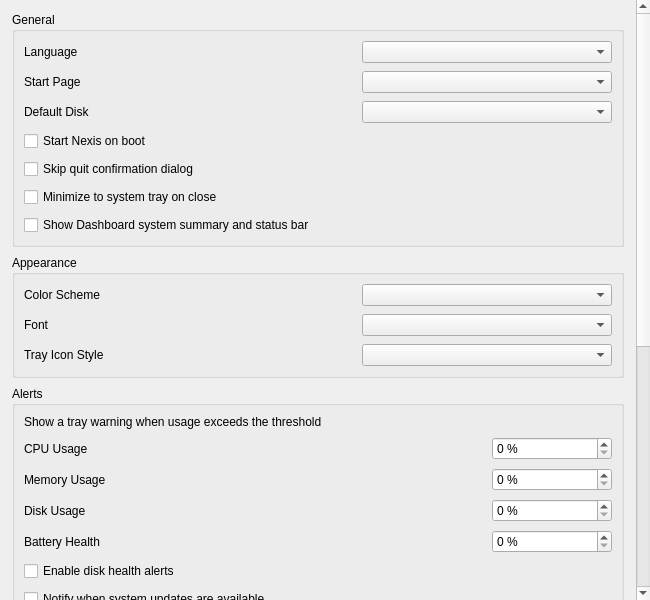
<?xml version="1.0" encoding="UTF-8"?>
<ui version="4.0">
 <class>SettingsPage</class>
 <widget class="QWidget" name="SettingsPage">
  <property name="geometry">
   <rect>
    <x>0</x>
    <y>0</y>
    <width>650</width>
    <height>600</height>
   </rect>
  </property>
  <property name="sizePolicy">
   <sizepolicy hsizetype="Expanding" vsizetype="Expanding">
    <horstretch>0</horstretch>
    <verstretch>0</verstretch>
   </sizepolicy>
  </property>
  <property name="windowTitle">
   <string>Settings</string>
  </property>
  <layout class="QVBoxLayout" name="pageLayout">
   <property name="leftMargin"><number>0</number></property>
   <property name="topMargin"><number>0</number></property>
   <property name="rightMargin"><number>0</number></property>
   <property name="bottomMargin"><number>0</number></property>
   <item>
    <widget class="QScrollArea" name="scrollArea">
     <property name="widgetResizable"><bool>true</bool></property>
     <property name="frameShape"><enum>QFrame::NoFrame</enum></property>
     <widget class="QWidget" name="scrollContent">
      <layout class="QVBoxLayout" name="scrollLayout">
       <property name="leftMargin"><number>12</number></property>
       <property name="topMargin"><number>12</number></property>
       <property name="rightMargin"><number>12</number></property>
       <property name="bottomMargin"><number>12</number></property>
       <property name="spacing"><number>8</number></property>

       <!-- ============ GENERAL ============ -->
       <item>
        <widget class="QGroupBox" name="groupGeneral">
         <property name="title"><string>General</string></property>
         <layout class="QGridLayout" name="gridGeneral">
          <property name="horizontalSpacing"><number>12</number></property>
          <property name="verticalSpacing"><number>8</number></property>

          <item row="0" column="0">
           <widget class="QLabel" name="lblLanguage">
            <property name="text"><string>Language</string></property>
           </widget>
          </item>
          <item row="0" column="1">
           <widget class="QComboBox" name="cmbLanguages">
            <property name="sizePolicy">
             <sizepolicy hsizetype="Expanding" vsizetype="Fixed">
              <horstretch>0</horstretch><verstretch>0</verstretch>
             </sizepolicy>
            </property>
            <property name="maximumSize"><size><width>250</width><height>16777215</height></size></property>
            <property name="cursor"><cursorShape>PointingHandCursor</cursorShape></property>
            <property name="focusPolicy"><enum>Qt::NoFocus</enum></property>
           </widget>
          </item>

          <item row="1" column="0">
           <widget class="QLabel" name="lblHomepage">
            <property name="text"><string>Start Page</string></property>
           </widget>
          </item>
          <item row="1" column="1">
           <widget class="QComboBox" name="cmbStartPage">
            <property name="sizePolicy">
             <sizepolicy hsizetype="Expanding" vsizetype="Fixed">
              <horstretch>0</horstretch><verstretch>0</verstretch>
             </sizepolicy>
            </property>
            <property name="maximumSize"><size><width>250</width><height>16777215</height></size></property>
            <property name="cursor"><cursorShape>PointingHandCursor</cursorShape></property>
            <property name="focusPolicy"><enum>Qt::NoFocus</enum></property>
           </widget>
          </item>

          <item row="2" column="0">
           <widget class="QLabel" name="lblDisks">
            <property name="text"><string>Default Disk</string></property>
           </widget>
          </item>
          <item row="2" column="1">
           <widget class="QComboBox" name="cmbDisks">
            <property name="sizePolicy">
             <sizepolicy hsizetype="Expanding" vsizetype="Fixed">
              <horstretch>0</horstretch><verstretch>0</verstretch>
             </sizepolicy>
            </property>
            <property name="maximumSize"><size><width>250</width><height>16777215</height></size></property>
            <property name="cursor"><cursorShape>PointingHandCursor</cursorShape></property>
            <property name="focusPolicy"><enum>Qt::NoFocus</enum></property>
           </widget>
          </item>

          <item row="3" column="0" colspan="2">
           <widget class="QCheckBox" name="checkAutostart">
            <property name="text"><string>Start Nexis on boot</string></property>
            <property name="cursor"><cursorShape>PointingHandCursor</cursorShape></property>
            <property name="focusPolicy"><enum>Qt::NoFocus</enum></property>
           </widget>
          </item>

          <item row="4" column="0" colspan="2">
           <widget class="QCheckBox" name="checkAppQuitDontAsk">
            <property name="text"><string>Skip quit confirmation dialog</string></property>
            <property name="cursor"><cursorShape>PointingHandCursor</cursorShape></property>
            <property name="focusPolicy"><enum>Qt::NoFocus</enum></property>
           </widget>
          </item>

          <item row="5" column="0" colspan="2">
           <widget class="QCheckBox" name="checkMinimizeToTray">
            <property name="text"><string>Minimize to system tray on close</string></property>
            <property name="cursor"><cursorShape>PointingHandCursor</cursorShape></property>
            <property name="focusPolicy"><enum>Qt::NoFocus</enum></property>
           </widget>
          </item>

          <item row="6" column="0" colspan="2">
           <widget class="QCheckBox" name="checkDashboardFooter">
            <property name="text"><string>Show Dashboard system summary and status bar</string></property>
            <property name="cursor"><cursorShape>PointingHandCursor</cursorShape></property>
            <property name="focusPolicy"><enum>Qt::NoFocus</enum></property>
           </widget>
          </item>

         </layout>
        </widget>
       </item>

       <!-- ============ APPEARANCE ============ -->
       <item>
        <widget class="QGroupBox" name="groupAppearance">
         <property name="title"><string>Appearance</string></property>
         <layout class="QGridLayout" name="gridAppearance">
          <property name="horizontalSpacing"><number>12</number></property>
          <property name="verticalSpacing"><number>8</number></property>

          <item row="0" column="0">
           <widget class="QLabel" name="lblAppearance">
            <property name="text"><string>Color Scheme</string></property>
           </widget>
          </item>
          <item row="0" column="1">
           <widget class="QComboBox" name="cmbColorScheme">
            <property name="sizePolicy">
             <sizepolicy hsizetype="Expanding" vsizetype="Fixed">
              <horstretch>0</horstretch><verstretch>0</verstretch>
             </sizepolicy>
            </property>
            <property name="maximumSize"><size><width>250</width><height>16777215</height></size></property>
            <property name="cursor"><cursorShape>PointingHandCursor</cursorShape></property>
            <property name="focusPolicy"><enum>Qt::NoFocus</enum></property>
           </widget>
          </item>

          <item row="1" column="0">
           <widget class="QLabel" name="lblFont">
            <property name="text"><string>Font</string></property>
           </widget>
          </item>
          <item row="1" column="1">
           <widget class="QComboBox" name="cmbFont">
            <property name="sizePolicy">
             <sizepolicy hsizetype="Expanding" vsizetype="Fixed">
              <horstretch>0</horstretch><verstretch>0</verstretch>
             </sizepolicy>
            </property>
            <property name="maximumSize"><size><width>250</width><height>16777215</height></size></property>
            <property name="cursor"><cursorShape>PointingHandCursor</cursorShape></property>
            <property name="focusPolicy"><enum>Qt::NoFocus</enum></property>
           </widget>
          </item>

          <item row="2" column="0">
           <widget class="QLabel" name="lblTrayIconStyle">
            <property name="text"><string>Tray Icon Style</string></property>
           </widget>
          </item>
          <item row="2" column="1">
           <widget class="QComboBox" name="cmbTrayIconStyle">
            <property name="sizePolicy">
             <sizepolicy hsizetype="Expanding" vsizetype="Fixed">
              <horstretch>0</horstretch><verstretch>0</verstretch>
             </sizepolicy>
            </property>
            <property name="maximumSize"><size><width>250</width><height>16777215</height></size></property>
            <property name="cursor"><cursorShape>PointingHandCursor</cursorShape></property>
            <property name="focusPolicy"><enum>Qt::NoFocus</enum></property>
           </widget>
          </item>

         </layout>
        </widget>
       </item>

       <!-- ============ ALERTS ============ -->
       <item>
        <widget class="QGroupBox" name="groupAlerts">
         <property name="title"><string>Alerts</string></property>
         <layout class="QGridLayout" name="gridAlerts">
          <property name="horizontalSpacing"><number>12</number></property>
          <property name="verticalSpacing"><number>8</number></property>

          <item row="0" column="0" colspan="2">
           <widget class="QLabel" name="lblAlertMessages">
            <property name="text"><string>Show a tray warning when usage exceeds the threshold</string></property>
            <property name="accessibleName"><string notr="true">dimmed</string></property>
           </widget>
          </item>

          <item row="1" column="0">
           <widget class="QLabel" name="lblCpuPercent">
            <property name="text"><string>CPU Usage</string></property>
           </widget>
          </item>
          <item row="1" column="1">
           <widget class="QSpinBox" name="spinCpuPercent">
            <property name="focusPolicy"><enum>Qt::ClickFocus</enum></property>
            <property name="suffix"><string notr="true"> %</string></property>
            <property name="minimum"><number>0</number></property>
            <property name="maximum"><number>100</number></property>
            <property name="maximumSize"><size><width>120</width><height>16777215</height></size></property>
           </widget>
          </item>

          <item row="2" column="0">
           <widget class="QLabel" name="lblMemoryPercent">
            <property name="text"><string>Memory Usage</string></property>
           </widget>
          </item>
          <item row="2" column="1">
           <widget class="QSpinBox" name="spinMemoryPercent">
            <property name="focusPolicy"><enum>Qt::ClickFocus</enum></property>
            <property name="keyboardTracking"><bool>false</bool></property>
            <property name="suffix"><string notr="true"> %</string></property>
            <property name="minimum"><number>0</number></property>
            <property name="maximum"><number>100</number></property>
            <property name="maximumSize"><size><width>120</width><height>16777215</height></size></property>
           </widget>
          </item>

          <item row="3" column="0">
           <widget class="QLabel" name="lblDiskPercent">
            <property name="text"><string>Disk Usage</string></property>
           </widget>
          </item>
          <item row="3" column="1">
           <widget class="QSpinBox" name="spinDiskPercent">
            <property name="focusPolicy"><enum>Qt::ClickFocus</enum></property>
            <property name="suffix"><string notr="true"> %</string></property>
            <property name="minimum"><number>0</number></property>
            <property name="maximum"><number>100</number></property>
            <property name="maximumSize"><size><width>120</width><height>16777215</height></size></property>
           </widget>
          </item>

          <item row="4" column="0">
           <widget class="QLabel" name="lblBatteryHealthPercent">
            <property name="text"><string>Battery Health</string></property>
           </widget>
          </item>
          <item row="4" column="1">
           <widget class="QSpinBox" name="spinBatteryHealthPercent">
            <property name="focusPolicy"><enum>Qt::ClickFocus</enum></property>
            <property name="keyboardTracking"><bool>false</bool></property>
            <property name="suffix"><string notr="true"> %</string></property>
            <property name="minimum"><number>0</number></property>
            <property name="maximum"><number>100</number></property>
            <property name="maximumSize"><size><width>120</width><height>16777215</height></size></property>
           </widget>
          </item>

          <item row="5" column="0" colspan="2">
           <widget class="QCheckBox" name="checkDiskHealthAlert">
            <property name="text"><string>Enable disk health alerts</string></property>
            <property name="cursor"><cursorShape>PointingHandCursor</cursorShape></property>
            <property name="focusPolicy"><enum>Qt::NoFocus</enum></property>
           </widget>
          </item>

          <item row="6" column="0" colspan="2">
           <widget class="QCheckBox" name="checkUpdateAlert">
            <property name="text"><string>Notify when system updates are available</string></property>
            <property name="cursor"><cursorShape>PointingHandCursor</cursorShape></property>
            <property name="focusPolicy"><enum>Qt::NoFocus</enum></property>
           </widget>
          </item>

         </layout>
        </widget>
       </item>

       <!-- ============ TOOLS ============ -->
       <item>
        <widget class="QGroupBox" name="groupTools">
         <property name="title"><string>Tools</string></property>
         <layout class="QGridLayout" name="gridTools">
          <property name="horizontalSpacing"><number>12</number></property>
          <property name="verticalSpacing"><number>8</number></property>

          <item row="0" column="0">
           <widget class="QLabel" name="lblDiskAnalyzer">
            <property name="text"><string>Disk Analyzer</string></property>
           </widget>
          </item>
          <item row="0" column="1">
           <widget class="QComboBox" name="cmbDiskAnalyzer">
            <property name="sizePolicy">
             <sizepolicy hsizetype="Expanding" vsizetype="Fixed">
              <horstretch>0</horstretch><verstretch>0</verstretch>
             </sizepolicy>
            </property>
            <property name="maximumSize"><size><width>250</width><height>16777215</height></size></property>
            <property name="cursor"><cursorShape>PointingHandCursor</cursorShape></property>
            <property name="focusPolicy"><enum>Qt::NoFocus</enum></property>
           </widget>
          </item>

          <item row="1" column="0">
           <widget class="QLabel" name="lblDiskAnalyzerCustomPath">
            <property name="text"><string>Custom Executable Path</string></property>
           </widget>
          </item>
          <item row="1" column="1">
           <widget class="QLineEdit" name="txtDiskAnalyzerCustomPath">
            <property name="sizePolicy">
             <sizepolicy hsizetype="Expanding" vsizetype="Fixed">
              <horstretch>0</horstretch><verstretch>0</verstretch>
             </sizepolicy>
            </property>
            <property name="maximumSize"><size><width>250</width><height>16777215</height></size></property>
            <property name="placeholderText"><string>/usr/bin/my-analyzer</string></property>
           </widget>
          </item>

         </layout>
        </widget>
       </item>

       <!-- ============ SCHEDULED CLEANING ============ -->
       <item>
        <widget class="QGroupBox" name="groupScheduledCleaning">
         <property name="title"><string>Scheduled Cleaning</string></property>
         <layout class="QVBoxLayout" name="layoutScheduledCleaning">
          <property name="spacing"><number>8</number></property>

          <item>
           <layout class="QHBoxLayout" name="layoutQuickSetup">
            <item>
             <widget class="QCheckBox" name="chkQuickSetup">
              <property name="text"><string>Enable automatic weekly cleaning</string></property>
              <property name="cursor"><cursorShape>PointingHandCursor</cursorShape></property>
              <property name="focusPolicy"><enum>Qt::NoFocus</enum></property>
             </widget>
            </item>
            <item>
             <widget class="QLabel" name="lblQuickSetupSummary">
              <property name="text"><string/></property>
             </widget>
            </item>
            <item>
             <spacer name="hspacerQuickSetup">
              <property name="orientation"><enum>Qt::Horizontal</enum></property>
              <property name="sizeHint" stdset="0"><size><width>0</width><height>0</height></size></property>
             </spacer>
            </item>
           </layout>
          </item>

          <item>
           <layout class="QHBoxLayout" name="layoutScheduleButtons">
            <item>
             <widget class="QPushButton" name="btnManageSchedules">
              <property name="text"><string>Manage Schedules...</string></property>
              <property name="cursor"><cursorShape>PointingHandCursor</cursorShape></property>
              <property name="focusPolicy"><enum>Qt::NoFocus</enum></property>
              <property name="accessibleName"><string notr="true">primary</string></property>
             </widget>
            </item>
            <item>
             <widget class="QPushButton" name="btnViewHistory">
              <property name="text"><string>View Cleaning History</string></property>
              <property name="cursor"><cursorShape>PointingHandCursor</cursorShape></property>
              <property name="focusPolicy"><enum>Qt::NoFocus</enum></property>
              <property name="accessibleName"><string notr="true">primary</string></property>
             </widget>
            </item>
            <item>
             <spacer name="hspacerButtons">
              <property name="orientation"><enum>Qt::Horizontal</enum></property>
              <property name="sizeHint" stdset="0"><size><width>0</width><height>0</height></size></property>
             </spacer>
            </item>
           </layout>
          </item>

          <item>
           <layout class="QHBoxLayout" name="layoutThreshold">
            <item>
             <widget class="QCheckBox" name="chkThresholdAlert">
              <property name="text"><string>Notify when junk exceeds</string></property>
              <property name="cursor"><cursorShape>PointingHandCursor</cursorShape></property>
              <property name="focusPolicy"><enum>Qt::NoFocus</enum></property>
             </widget>
            </item>
            <item>
             <widget class="QSpinBox" name="spnThresholdGB">
              <property name="focusPolicy"><enum>Qt::ClickFocus</enum></property>
              <property name="suffix"><string> GB</string></property>
              <property name="minimum"><number>1</number></property>
              <property name="maximum"><number>100</number></property>
              <property name="maximumSize"><size><width>120</width><height>16777215</height></size></property>
             </widget>
            </item>
            <item>
             <spacer name="hspacerThreshold">
              <property name="orientation"><enum>Qt::Horizontal</enum></property>
              <property name="sizeHint" stdset="0"><size><width>0</width><height>0</height></size></property>
             </spacer>
            </item>
           </layout>
          </item>

          <item>
           <widget class="QCheckBox" name="chkCleaningNotifications">
            <property name="text"><string>Show notification after scheduled clean</string></property>
            <property name="cursor"><cursorShape>PointingHandCursor</cursorShape></property>
            <property name="focusPolicy"><enum>Qt::NoFocus</enum></property>
           </widget>
          </item>

          <!-- FR-112: pre-clean snapshot toggle -->
          <item>
           <widget class="QCheckBox" name="chkPreCleanSnapshot">
            <property name="text"><string>Create restore point before cleaning</string></property>
            <property name="cursor"><cursorShape>PointingHandCursor</cursorShape></property>
            <property name="focusPolicy"><enum>Qt::NoFocus</enum></property>
            <property name="toolTip"><string>Runs Timeshift (Linux) or tmutil localsnapshot (macOS) before each clean so you can roll back.</string></property>
           </widget>
          </item>

          <!-- FR-113: Downloads auto-cleanup -->
          <item>
           <widget class="QCheckBox" name="chkDownloadsAutoClean">
            <property name="text"><string>Auto-clean old Downloads</string></property>
            <property name="cursor"><cursorShape>PointingHandCursor</cursorShape></property>
            <property name="focusPolicy"><enum>Qt::NoFocus</enum></property>
            <property name="toolTip"><string>Move files older than the configured age from the selected folder to Trash. Applies only when Old Downloads is included in a scheduled clean.</string></property>
           </widget>
          </item>
          <item>
           <layout class="QHBoxLayout" name="downloadsPathLayout">
            <property name="leftMargin"><number>20</number></property>
            <item>
             <widget class="QLabel" name="lblDownloadsPath">
              <property name="text"><string>Folder:</string></property>
             </widget>
            </item>
            <item>
             <widget class="QLineEdit" name="txtDownloadsPath">
              <property name="focusPolicy"><enum>Qt::ClickFocus</enum></property>
              <property name="readOnly"><bool>true</bool></property>
             </widget>
            </item>
            <item>
             <widget class="QPushButton" name="btnDownloadsBrowse">
              <property name="text"><string>Browse\xe2\x80\xa6</string></property>
              <property name="cursor"><cursorShape>PointingHandCursor</cursorShape></property>
              <property name="focusPolicy"><enum>Qt::NoFocus</enum></property>
             </widget>
            </item>
           </layout>
          </item>
          <item>
           <layout class="QHBoxLayout" name="downloadsDaysLayout">
            <property name="leftMargin"><number>20</number></property>
            <item>
             <widget class="QLabel" name="lblDownloadsDays">
              <property name="text"><string>Move files older than</string></property>
             </widget>
            </item>
            <item>
             <widget class="QSpinBox" name="spnDownloadsDays">
              <property name="minimum"><number>1</number></property>
              <property name="maximum"><number>365</number></property>
              <property name="value"><number>30</number></property>
              <property name="suffix"><string> days</string></property>
             </widget>
            </item>
            <item>
             <spacer name="downloadsDaysSpacer">
              <property name="orientation"><enum>Qt::Horizontal</enum></property>
              <property name="sizeHint" stdset="0"><size><width>40</width><height>0</height></size></property>
             </spacer>
            </item>
           </layout>
          </item>

         </layout>
        </widget>
       </item>

       <!-- ============ FOOTER ============ -->
       <item>
        <spacer name="verticalSpacer">
         <property name="orientation"><enum>Qt::Vertical</enum></property>
         <property name="sizeHint" stdset="0"><size><width>10</width><height>10</height></size></property>
        </spacer>
       </item>

       <item>
        <widget class="QLabel" name="lblCreatedBy">
         <property name="text">
          <string notr="true">&lt;html&gt;&lt;head/&gt;&lt;body&gt;&lt;p&gt;Nexis &lt;a href=&quot;https://github.com/s4solutionsllc&quot;&gt;&lt;span style=&quot; text-decoration: underline; color:#E95420;&quot;&gt;S4 Solutions, LLC&lt;/span&gt;&lt;/a&gt;&lt;/p&gt;&lt;/body&gt;&lt;/html&gt;</string>
         </property>
         <property name="textFormat"><enum>Qt::RichText</enum></property>
         <property name="alignment"><set>Qt::AlignRight|Qt::AlignTrailing|Qt::AlignVCenter</set></property>
         <property name="openExternalLinks"><bool>true</bool></property>
        </widget>
       </item>

      </layout>
     </widget>
    </widget>
   </item>
  </layout>
 </widget>
 <tabstops>
  <tabstop>spinCpuPercent</tabstop>
  <tabstop>spinMemoryPercent</tabstop>
  <tabstop>spinDiskPercent</tabstop>
 </tabstops>
 <resources>
  <include location="../../static.qrc"/>
 </resources>
 <connections/>
</ui>
